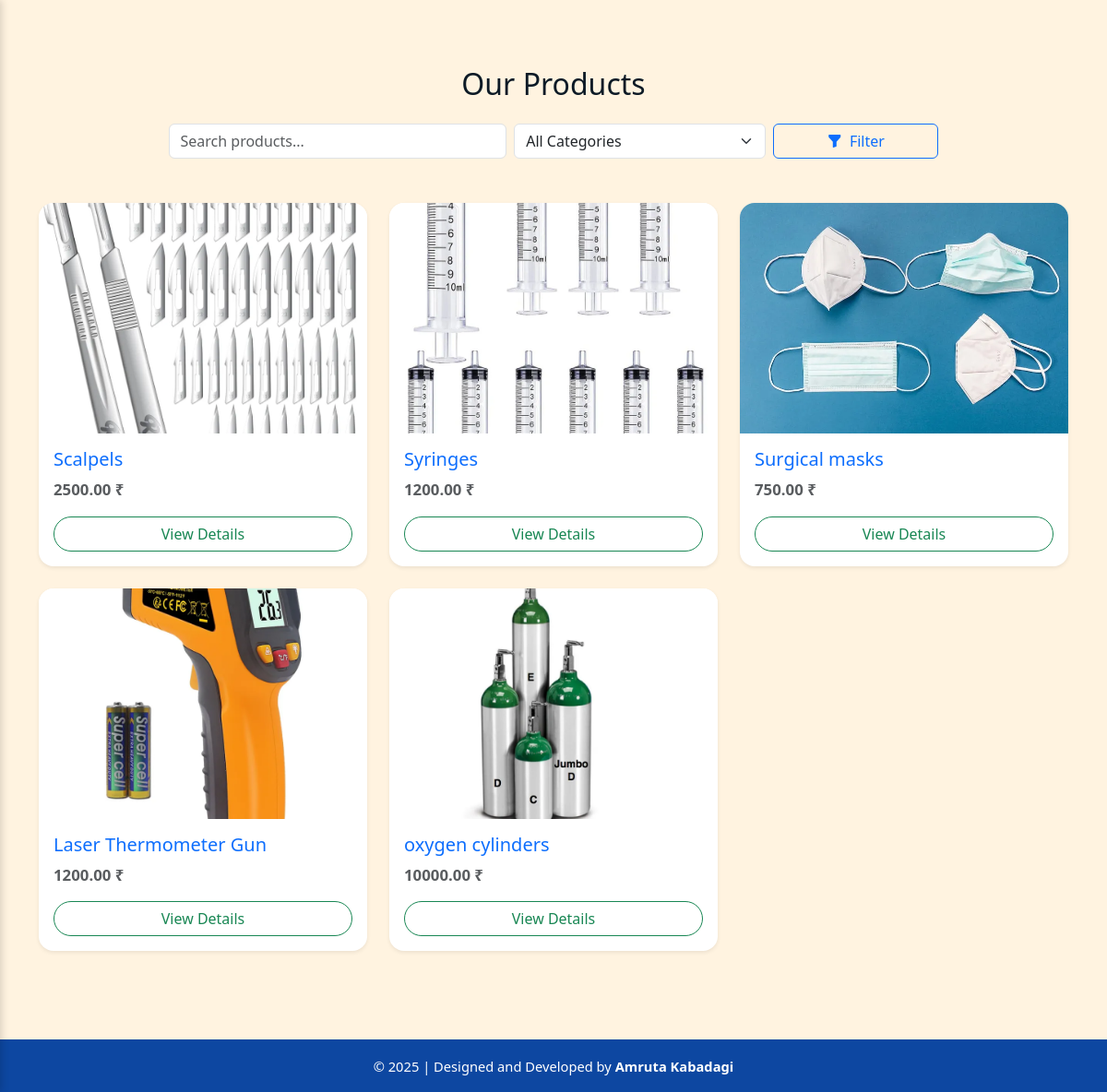
The app's page /dashboard/ (signed in), older data.
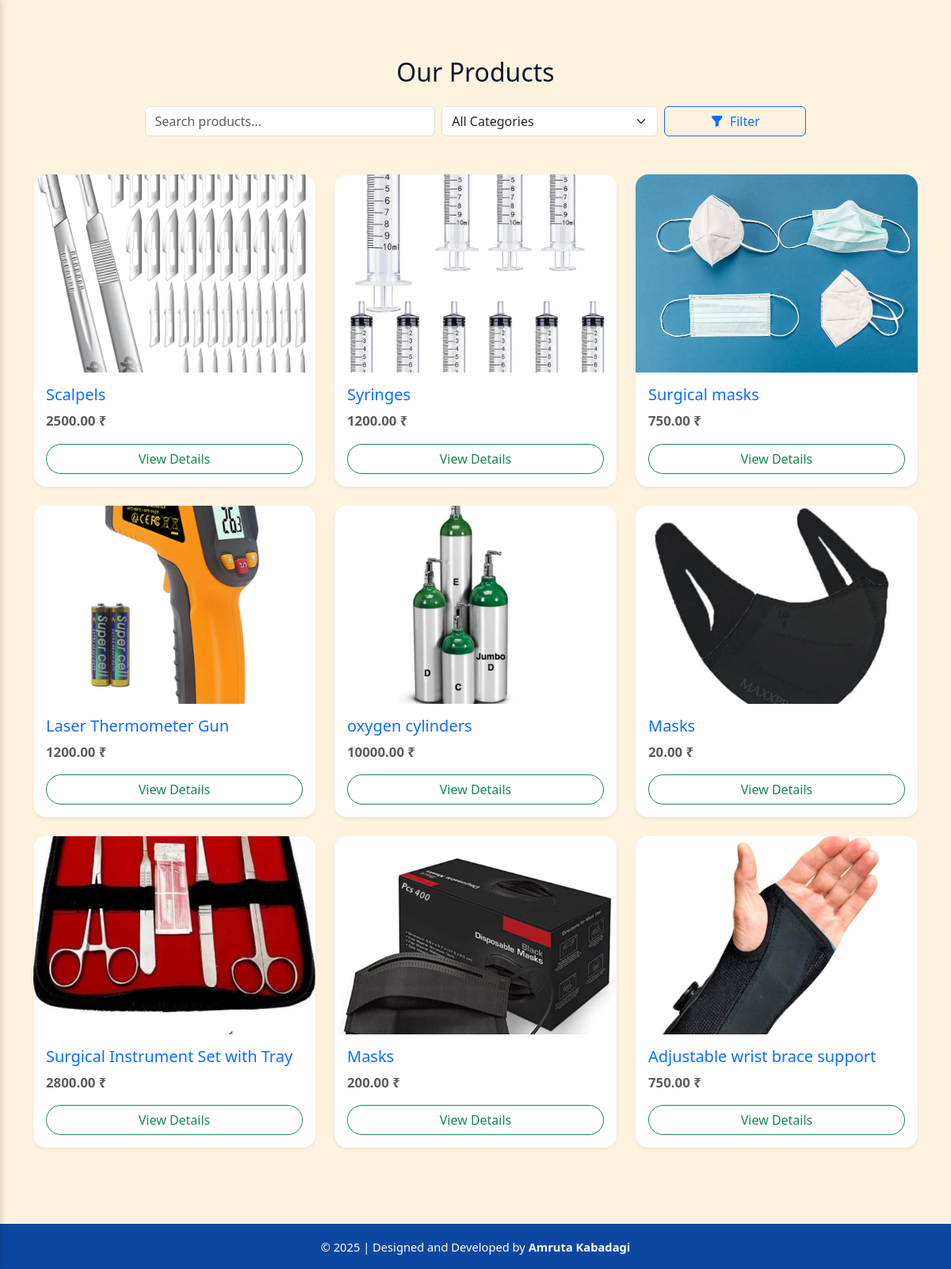
The same page, newer data.
### myapp/models.py (models this page shows, shortened)
class Product(models.Model):
    user = models.ForeignKey(User, on_delete=models.CASCADE)  # Seller
    title = models.CharField(max_length=200)
    image = models.ImageField(upload_to='products/')
    description = models.TextField()
    cost = models.DecimalField(max_digits=10, decimal_places=2)
    created_at = models.DateTimeField(auto_now_add=True)
    category = models.ForeignKey(Category, on_delete=models.SET_NULL, null=True)
    is_sold = models.BooleanField(default=False)

### myapp/views.py (the view)
# urls.py: path('dashboard/', dashboard, name='dashboard'),
@login_required
def dashboard(request):
    query = request.GET.get('q')
    category_id = request.GET.get('category')
    products = Product.objects.all()
    categories = Category.objects.all()
    if query:
        products = products.filter(Q(title__icontains=query) | Q(description__icontains=query))
    if category_id:
        products = products.filter(category__id=category_id)
    return render(request, 'dashboard/dashboard.html', {'products': products, 'categories': categories})

### templates/dashboard/dashboard.html (shortened to what this page needs)
{% extends 'base.html' %}
{% block content %}
            <div class="container py-5">
                <h2 class="text-center mb-4">Our Products</h2>
                <form method="get" class="row justify-content-center mb-5 gx-2 gy-2">
                    <div class="col-md-4">
                        <input type="text" name="search" value="{{ request.GET.search }}" class="form-control" placeholder="Search products...">
                    </div>
                    <div class="col-md-3">
                        <select name="category" class="form-select">
                            <option value="">All Categories</option>
                        </select>
                    </div>
                    <div class="col-md-2">
                        <button type="submit" class="btn btn-outline-primary w-100">
                            <i class="bi bi-funnel-fill me-1"></i> Filter
                        </button>
                    </div>
                </form>
                <div class="row">
                    {% for product in products %}
                        <div class="col-md-4 col-sm-6 mb-4">
                            <div class="card h-100 shadow-sm border-0 rounded-4">
                                <img src="{{ product.image.url }}" class="card-img-top rounded-top-4" alt="{{ product.title }}" style="height: 250px; object-fit: cover;">
                                <div class="card-body d-flex flex-column">
                                    <h5 class="card-title text-primary">{{ product.title }}</h5>
                                    <p class="card-text fw-semibold text-muted mb-3">{{ product.cost }} ₹</p>
                                    <a href="{% url 'product_detail' product.id %}" class="btn btn-outline-success mt-auto rounded-pill">
                                        View Details
                                    </a>
                                </div>
                            </div>
                        </div>
                    {% empty %}
                        <div class="col-12">
                            <div class="alert alert-warning text-center">
                                <i class="bi bi-exclamation-circle-fill me-2"></i> No products found.
                            </div>
                        </div>
                    {% endfor %}
                </div>
            </div>
{% endblock %}

Row changes from the older to the newer data that the page shows:
added Product: image (picture), title "Masks", cost "20.00"
added Product: image (picture), title "Surgical Instrument Set with Tray", cost "2800.00"
added Product: image (picture), title "Masks", cost "200.00"
added Product: image (picture), title "Adjustable wrist brace support", cost "750.00"
